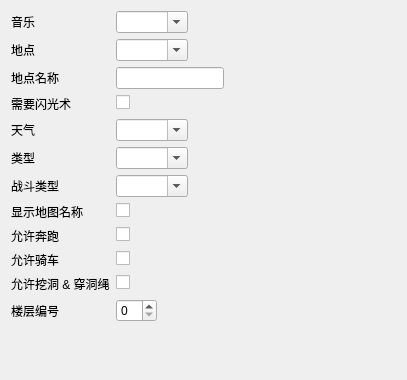
<?xml version="1.0" encoding="UTF-8"?>
<ui version="4.0">
 <class>MapHeaderForm</class>
 <widget class="QWidget" name="MapHeaderForm">
  <property name="geometry">
   <rect>
    <x>0</x>
    <y>0</y>
    <width>407</width>
    <height>380</height>
   </rect>
  </property>
  <property name="focusPolicy">
   <enum>Qt::FocusPolicy::ClickFocus</enum>
  </property>
  <property name="windowTitle">
   <string>Form</string>
  </property>
  <layout class="QFormLayout" name="formLayout">
   <property name="fieldGrowthPolicy">
    <enum>QFormLayout::FieldGrowthPolicy::FieldsStayAtSizeHint</enum>
   </property>
   <item row="0" column="0">
    <widget class="QLabel" name="label_Song">
     <property name="text">
      <string>音乐</string>
     </property>
    </widget>
   </item>
   <item row="0" column="1">
    <widget class="NoScrollComboBox" name="comboBox_Song">
     <property name="toolTip">
      <string>&lt;html&gt;&lt;head/&gt;&lt;body&gt;&lt;p&gt;设置此地图的默认背景音乐&lt;/p&gt;&lt;/body&gt;&lt;/html&gt;</string>
     </property>
     <property name="editable">
      <bool>true</bool>
     </property>
     <property name="insertPolicy">
      <enum>QComboBox::InsertPolicy::NoInsert</enum>
     </property>
    </widget>
   </item>
   <item row="1" column="0">
    <widget class="QLabel" name="label_Location">
     <property name="text">
      <string>地点</string>
     </property>
    </widget>
   </item>
   <item row="1" column="1">
    <widget class="NoScrollComboBox" name="comboBox_Location">
     <property name="toolTip">
      <string>&lt;html&gt;&lt;head/&gt;&lt;body&gt;&lt;p&gt;地图在“地点”分组中所属的部分。同时也决定了玩家进入此地时屏幕上显示的名称。&lt;/p&gt;&lt;/body&gt;&lt;/html&gt;</string>
     </property>
     <property name="editable">
      <bool>true</bool>
     </property>
     <property name="insertPolicy">
      <enum>QComboBox::InsertPolicy::NoInsert</enum>
     </property>
    </widget>
   </item>
   <item row="3" column="0">
    <widget class="QLabel" name="label_RequiresFlash">
     <property name="text">
      <string>需要闪光术</string>
     </property>
    </widget>
   </item>
   <item row="3" column="1">
    <widget class="QCheckBox" name="checkBox_RequiresFlash">
     <property name="toolTip">
      <string>&lt;html&gt;&lt;head/&gt;&lt;body&gt;&lt;p&gt;如果勾选，玩家在此地图上需要借助闪光术才能看清全貌。&lt;/p&gt;&lt;/body&gt;&lt;/html&gt;</string>
     </property>
     <property name="text">
      <string/>
     </property>
    </widget>
   </item>
   <item row="4" column="0">
    <widget class="QLabel" name="label_Weather">
     <property name="text">
      <string>天气</string>
     </property>
    </widget>
   </item>
   <item row="4" column="1">
    <widget class="NoScrollComboBox" name="comboBox_Weather">
     <property name="toolTip">
      <string>&lt;html&gt;&lt;head/&gt;&lt;body&gt;&lt;p&gt;此地图的默认天气。&lt;/p&gt;&lt;/body&gt;&lt;/html&gt;</string>
     </property>
     <property name="editable">
      <bool>true</bool>
     </property>
     <property name="insertPolicy">
      <enum>QComboBox::InsertPolicy::NoInsert</enum>
     </property>
    </widget>
   </item>
   <item row="5" column="0">
    <widget class="QLabel" name="label_Type">
     <property name="text">
      <string>类型</string>
     </property>
    </widget>
   </item>
   <item row="5" column="1">
    <widget class="NoScrollComboBox" name="comboBox_Type">
     <property name="toolTip">
      <string>&lt;html&gt;&lt;head/&gt;&lt;body&gt;&lt;p&gt;地图类型是一个通用属性，用来决定游戏内的各种机制。例如，当地图类型设置为“地下”时，玩家在进入/离开该地图时会看到特殊的过渡效果。&lt;/p&gt;&lt;/body&gt;&lt;/html&gt;</string>
     </property>
     <property name="editable">
      <bool>true</bool>
     </property>
     <property name="insertPolicy">
      <enum>QComboBox::InsertPolicy::NoInsert</enum>
     </property>
    </widget>
   </item>
   <item row="6" column="0">
    <widget class="QLabel" name="label_BattleScene">
     <property name="text">
      <string>战斗类型</string>
     </property>
    </widget>
   </item>
   <item row="6" column="1">
    <widget class="NoScrollComboBox" name="comboBox_BattleScene">
     <property name="toolTip">
      <string>&lt;html&gt;&lt;head/&gt;&lt;body&gt;&lt;p&gt;此设置用于确定在此地图上战斗时背景所显示的图形。&lt;/p&gt;&lt;/body&gt;&lt;/html&gt;</string>
     </property>
     <property name="editable">
      <bool>true</bool>
     </property>
     <property name="insertPolicy">
      <enum>QComboBox::InsertPolicy::NoInsert</enum>
     </property>
    </widget>
   </item>
   <item row="7" column="0">
    <widget class="QLabel" name="label_ShowLocationName">
     <property name="text">
      <string>显示地图名称</string>
     </property>
    </widget>
   </item>
   <item row="7" column="1">
    <widget class="QCheckBox" name="checkBox_ShowLocationName">
     <property name="toolTip">
      <string>&lt;html&gt;&lt;head/&gt;&lt;body&gt;&lt;p&gt;如果勾选，玩家进入此地图时会显示名称。显示的名称取决于“地点”字段的设置。&lt;/p&gt;&lt;/body&gt;&lt;/html&gt;</string>
     </property>
     <property name="text">
      <string/>
     </property>
    </widget>
   </item>
   <item row="8" column="0">
    <widget class="QLabel" name="label_AllowRunning">
     <property name="text">
      <string>允许奔跑</string>
     </property>
    </widget>
   </item>
   <item row="8" column="1">
    <widget class="QCheckBox" name="checkBox_AllowRunning">
     <property name="toolTip">
      <string>&lt;html&gt;&lt;head/&gt;&lt;body&gt;&lt;p&gt;如果勾选，玩家在此地图可以奔跑。&lt;/p&gt;&lt;/body&gt;&lt;/html&gt;</string>
     </property>
     <property name="text">
      <string/>
     </property>
    </widget>
   </item>
   <item row="9" column="0">
    <widget class="QLabel" name="label_AllowBiking">
     <property name="text">
      <string>允许骑车</string>
     </property>
    </widget>
   </item>
   <item row="9" column="1">
    <widget class="QCheckBox" name="checkBox_AllowBiking">
     <property name="toolTip">
      <string>&lt;html&gt;&lt;head/&gt;&lt;body&gt;&lt;p&gt;如果勾选，玩家在此地图可以骑自行车。&lt;/p&gt;&lt;/body&gt;&lt;/html&gt;</string>
     </property>
     <property name="text">
      <string/>
     </property>
    </widget>
   </item>
   <item row="10" column="0">
    <widget class="QLabel" name="label_AllowEscaping">
     <property name="text">
      <string>允许挖洞 &amp; 穿洞绳</string>
     </property>
    </widget>
   </item>
   <item row="10" column="1">
    <widget class="QCheckBox" name="checkBox_AllowEscaping">
     <property name="toolTip">
      <string>&lt;html&gt;&lt;head/&gt;&lt;body&gt;&lt;p&gt;如果勾选，玩家在此地图可以使用挖洞技能和穿洞绳。&lt;/p&gt;&lt;/body&gt;&lt;/html&gt;</string>
     </property>
     <property name="text">
      <string/>
     </property>
    </widget>
   </item>
   <item row="11" column="0">
    <widget class="QLabel" name="label_FloorNumber">
     <property name="text">
      <string>楼层编号</string>
     </property>
    </widget>
   </item>
   <item row="11" column="1">
    <widget class="NoScrollSpinBox" name="spinBox_FloorNumber">
     <property name="toolTip">
      <string>&lt;html&gt;&lt;head/&gt;&lt;body&gt;&lt;p&gt;用于带电梯地图的楼层编号。&lt;/p&gt;&lt;/body&gt;&lt;/html&gt;</string>
     </property>
    </widget>
   </item>
   <item row="2" column="0">
    <widget class="QLabel" name="label_LocationName">
     <property name="text">
      <string>地点名称</string>
     </property>
    </widget>
   </item>
   <item row="2" column="1">
    <widget class="QLineEdit" name="lineEdit_LocationName">
     <property name="toolTip">
      <string>&lt;html&gt;&lt;head/&gt;&lt;body&gt;&lt;p&gt;此地图在游戏内显示的名称。该名称将与所有归属此“地点”的地图共享。&lt;/p&gt;&lt;/body&gt;&lt;/html&gt;</string>
     </property>
    </widget>
   </item>
  </layout>
 </widget>
 <customwidgets>
  <customwidget>
   <class>NoScrollComboBox</class>
   <extends>QComboBox</extends>
   <header>noscrollcombobox.h</header>
  </customwidget>
  <customwidget>
   <class>NoScrollSpinBox</class>
   <extends>QSpinBox</extends>
   <header>noscrollspinbox.h</header>
  </customwidget>
 </customwidgets>
 <resources/>
 <connections/>
</ui>
